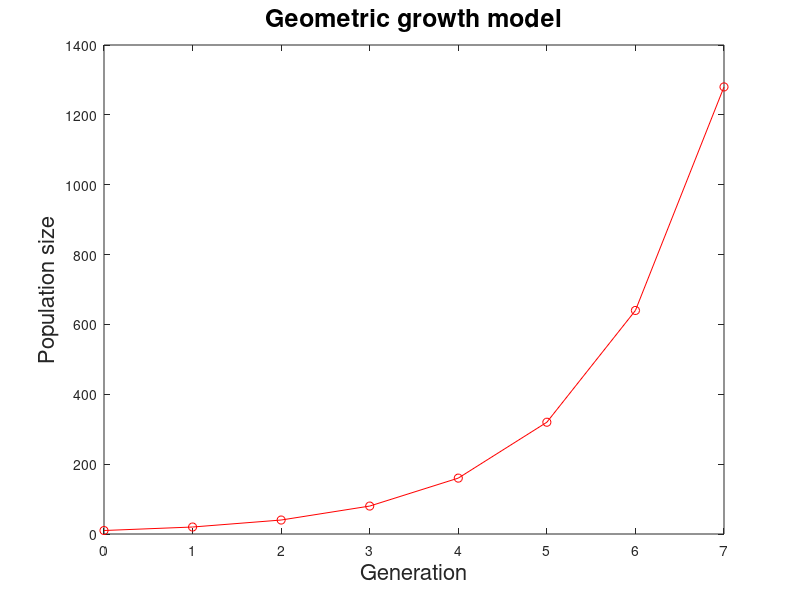

Write MATLAB code to recreate this figure.
%Dynamic Models in Biology, Stephen Ellner and John Guckenheimer
%Third example of Matlab loops: solve geometric growth model until population goes over 1000

%Set initial size
initsize=10;

%Create matrix to hold results sizes and store initial size 
popsize=initsize; 

%Create variable to hold the current population size
popnow=initsize; 

%Calculate population sizes and append to popsize
%Note that the length of the vector popsize grows
while(popnow<1000); 
	popnow=popnow*2;
    popsize=[popsize;popnow];
end;

%To plot we need to know how many values are in popsize
[r,c]=size(popsize);
xvals=(1:r)-1;
plot(xvals, popsize,'-o','Color','red');

xlabel('Generation','Fontsize',16); 
ylabel('Population size','Fontsize',16);
title('Geometric growth model','Fontsize',18);
